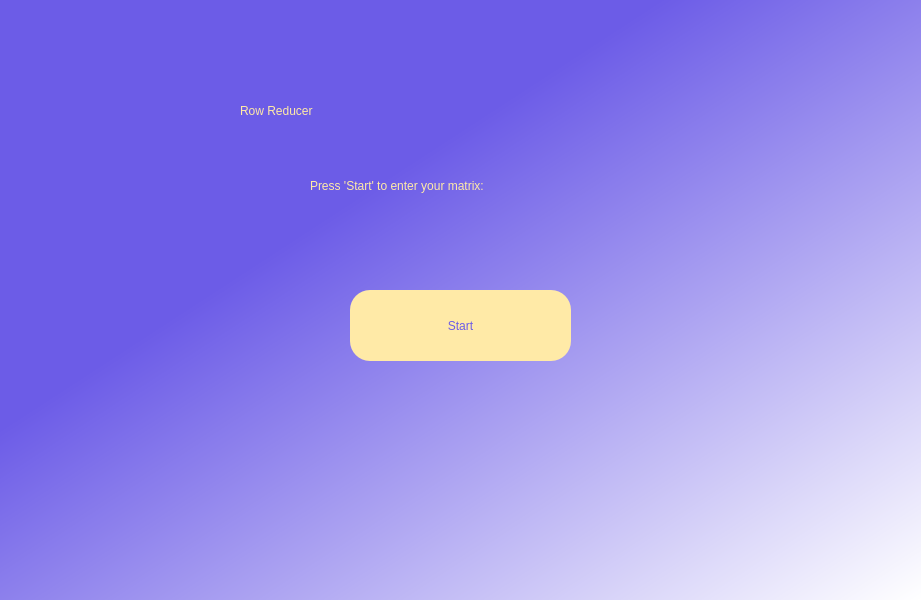
<?xml version="1.0" encoding="UTF-8"?>
<ui version="4.0">
 <class>Dialog</class>
 <widget class="QDialog" name="Dialog">
  <property name="geometry">
   <rect>
    <x>0</x>
    <y>0</y>
    <width>921</width>
    <height>600</height>
   </rect>
  </property>
  <property name="windowTitle">
   <string>Dialog</string>
  </property>
  <widget class="QWidget" name="widget" native="true">
   <property name="geometry">
    <rect>
     <x>0</x>
     <y>0</y>
     <width>921</width>
     <height>600</height>
    </rect>
   </property>
   <property name="styleSheet">
    <string notr="true">QWidget#widget{
background-color:qlineargradient(spread:pad, x1:0, y1:0, x2:1, y2:1, stop:0.357955 rgb(108, 92, 231), stop:1 rgb(255, 255, 255))}</string>
   </property>
   <widget class="QLabel" name="label">
    <property name="geometry">
     <rect>
      <x>240</x>
      <y>50</y>
      <width>601</width>
      <height>121</height>
     </rect>
    </property>
    <property name="styleSheet">
     <string notr="true">color: rgb(255, 234, 167);
font: 75 60pt &quot;Malgun Gothic&quot;;</string>
    </property>
    <property name="text">
     <string>Row Reducer</string>
    </property>
   </widget>
   <widget class="QLabel" name="label_2">
    <property name="geometry">
     <rect>
      <x>310</x>
      <y>170</y>
      <width>341</width>
      <height>31</height>
     </rect>
    </property>
    <property name="styleSheet">
     <string notr="true">font: 16pt &quot;MS Shell Dlg 2&quot;;
color:rgb(255, 234, 167);</string>
    </property>
    <property name="text">
     <string>Press 'Start' to enter your matrix:</string>
    </property>
   </widget>
   <widget class="QPushButton" name="start_button">
    <property name="geometry">
     <rect>
      <x>350</x>
      <y>290</y>
      <width>221</width>
      <height>71</height>
     </rect>
    </property>
    <property name="styleSheet">
     <string notr="true">border-radius: 20px;
font: 75 30pt &quot;Malgun Gothic&quot;;
color: rgb(108, 92, 231);
background-color: rgb(255, 234, 167);</string>
    </property>
    <property name="text">
     <string>Start</string>
    </property>
   </widget>
  </widget>
 </widget>
 <resources/>
 <connections/>
</ui>
